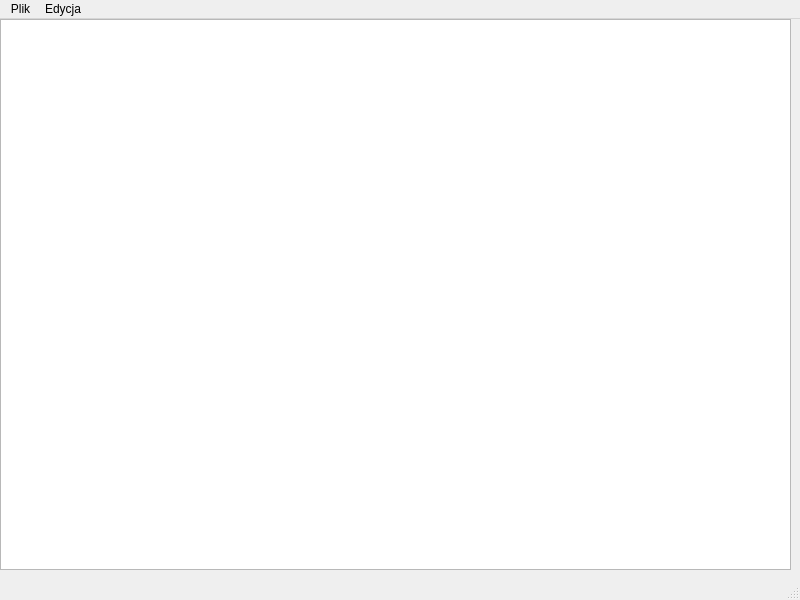
<?xml version="1.0" encoding="UTF-8"?>
<ui version="4.0">
 <class>MainWindow</class>
 <widget class="QMainWindow" name="MainWindow">
  <property name="geometry">
   <rect>
    <x>0</x>
    <y>0</y>
    <width>800</width>
    <height>600</height>
   </rect>
  </property>
  <property name="windowTitle">
   <string>MainWindow</string>
  </property>
  <widget class="QWidget" name="centralwidget">
   <widget class="QPlainTextEdit" name="plainTextEdit">
    <property name="geometry">
     <rect>
      <x>0</x>
      <y>0</y>
      <width>791</width>
      <height>551</height>
     </rect>
    </property>
    <property name="sizePolicy">
     <sizepolicy hsizetype="Maximum" vsizetype="MinimumExpanding">
      <horstretch>0</horstretch>
      <verstretch>0</verstretch>
     </sizepolicy>
    </property>
    <property name="minimumSize">
     <size>
      <width>791</width>
      <height>551</height>
     </size>
    </property>
    <property name="sizeAdjustPolicy">
     <enum>QAbstractScrollArea::SizeAdjustPolicy::AdjustIgnored</enum>
    </property>
   </widget>
  </widget>
  <widget class="QMenuBar" name="menubar">
   <property name="geometry">
    <rect>
     <x>0</x>
     <y>0</y>
     <width>800</width>
     <height>21</height>
    </rect>
   </property>
   <widget class="QMenu" name="menuPlik">
    <property name="title">
     <string>Plik</string>
    </property>
    <addaction name="actionNowy"/>
    <addaction name="actionNowe_Okno"/>
    <addaction name="separator"/>
    <addaction name="actionZapisz"/>
    <addaction name="actionOtw_rz"/>
    <addaction name="separator"/>
    <addaction name="actionZako_cz"/>
   </widget>
   <widget class="QMenu" name="menuEdycja">
    <property name="title">
     <string>Edycja</string>
    </property>
    <addaction name="actionCzcinka"/>
   </widget>
   <addaction name="menuPlik"/>
   <addaction name="menuEdycja"/>
  </widget>
  <widget class="QStatusBar" name="statusbar"/>
  <action name="actionZapisz">
   <property name="text">
    <string>Zapisz</string>
   </property>
  </action>
  <action name="actionOtw_rz">
   <property name="text">
    <string>Otwórz</string>
   </property>
  </action>
  <action name="actionZako_cz">
   <property name="text">
    <string>Zakończ</string>
   </property>
  </action>
  <action name="actionNowy">
   <property name="text">
    <string>Nowy</string>
   </property>
  </action>
  <action name="actionNowe_Okno">
   <property name="text">
    <string>Nowe Okno</string>
   </property>
  </action>
  <action name="actionCzcinka">
   <property name="text">
    <string>Czcionka</string>
   </property>
  </action>
 </widget>
 <resources/>
 <connections/>
</ui>
